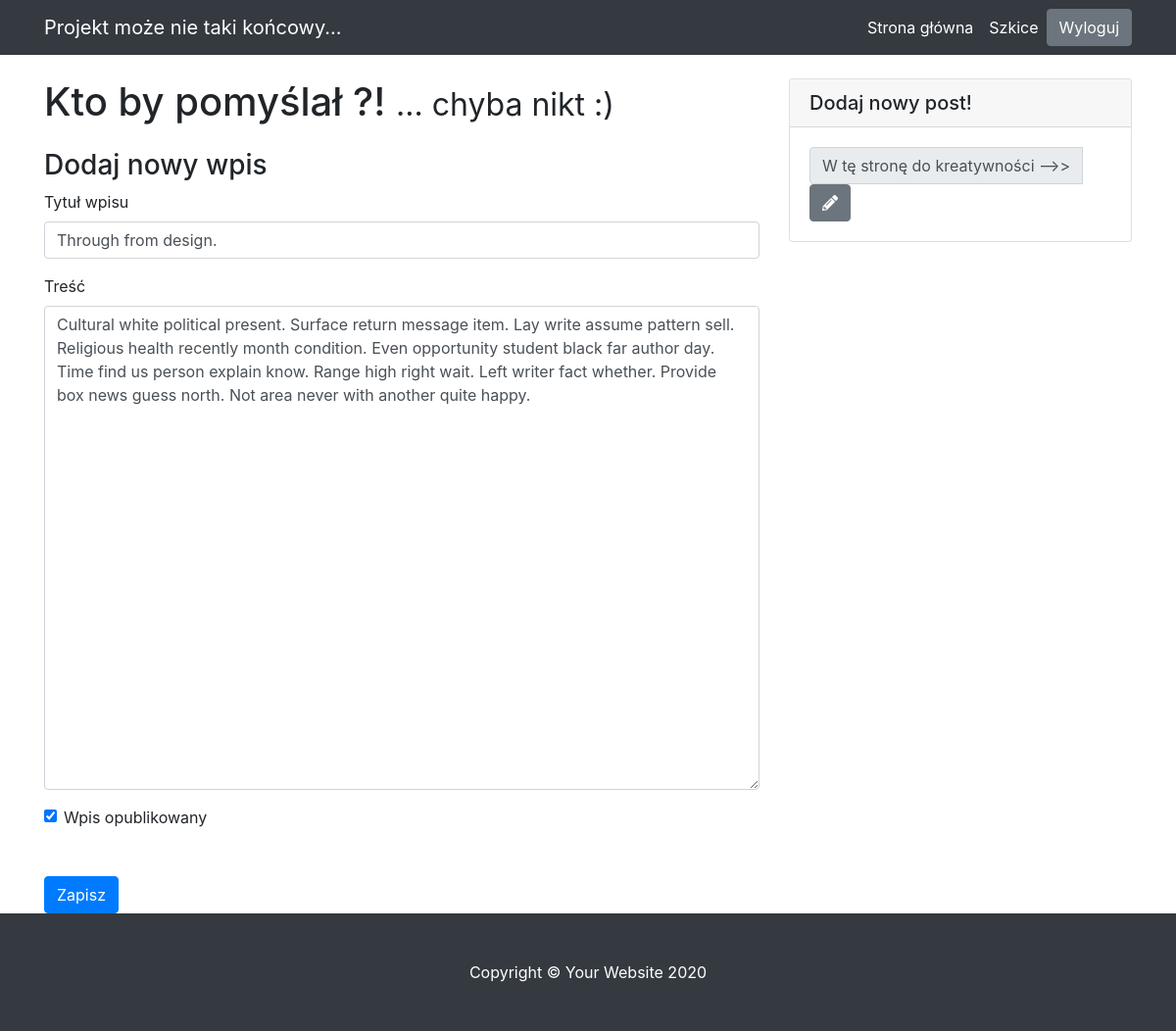
/edit-post/2 (signed in), run on the app's committed database.
### blog/models.py (models this page shows)
class Entry(db.Model):
    id = db.Column(db.Integer, primary_key=True)
    title = db.Column(db.String(80), nullable=False)
    body = db.Column(db.Text, nullable=False)
    pub_date = db.Column(db.DateTime, nullable=False,
    default=datetime.datetime.utcnow)
    is_published = db.Column(db.Boolean, default=False)

### blog/routes.py (the view)
@app.route("/edit-post/<int:entry_id>", methods=["GET", "POST"])
@login_required
def edit_entry(entry_id):
    return post_form(entry_id)

### blog/forms.py
class EntryForm(FlaskForm):
    title = StringField('Tytuł', validators=[DataRequired()])
    body = TextAreaField('Wpis', validators=[DataRequired()])
    is_published = BooleanField('Publikujemy?')

### blog/routes.py (called while the page is built, shortened)
def post_form(entry_id):
    errors = None
    if entry_id == None:
        form = EntryForm()
        if request.method == "POST":
            if form.validate_on_submit():
                post = Entry(title=form.title.data, body=form.body.data, is_published=form.is_published.data)  # noqa: E501
                db.session.add(post)
                db.session.commit()
                flash('Post został pomyślnie dodany!')
                return redirect(url_for("homepage"))
            else:
                errors = form.errors
        return render_template("entry_form.html", form=form, errors=errors)
    elif entry_id != 0:
        entry = Entry.query.filter_by(id=entry_id).first_or_404()
        form = EntryForm(obj=entry)
        return render_template("entry_form.html", form=form, errors=errors)

def login_required(view_func):
    @functools.wraps(view_func)
    def check_permissions(*args, **kwargs):
        if session.get('logged_in'):
            return view_func(*args, **kwargs)
        return redirect(url_for('login', next=request.path))
    return check_permissions

### blog/templates/entry_form.html (shortened to what this page needs)
{% extends "base.html" %}
{% block content %}
<h3>
   Dodaj nowy wpis
</h3>
<form action="" method="POST">
   <div class="form-group">
       <label for="title">Tytuł wpisu</label>
       {{ form.title(class_="form-control") }}
   </div>
   <div class="form-group">
       <label for="body">Treść</label>
       {{ form.body(class_="form-control", cols="100", rows="20") }}
   </div>
   <div class="form-check">
       {{ form.is_published(class_="form-check-input") }}
       <label class="form-check-label" for="is_published">Wpis opublikowany</label>
   </div>
   <button type="submit" class="btn btn-primary mt-5">Zapisz</button>
</form>
{% endblock %}

### data on the page
Entry: title "Through from design.", body "Cultural white political present. Surface return message item. Lay write assume pattern sell. Religious health recently month condition. Even opportunity student black far author day. Time find us person explain know. Range high right wait. Left writer fact whether. Provide box news guess north. Not area never with another quite happy.", is_published "☑"
